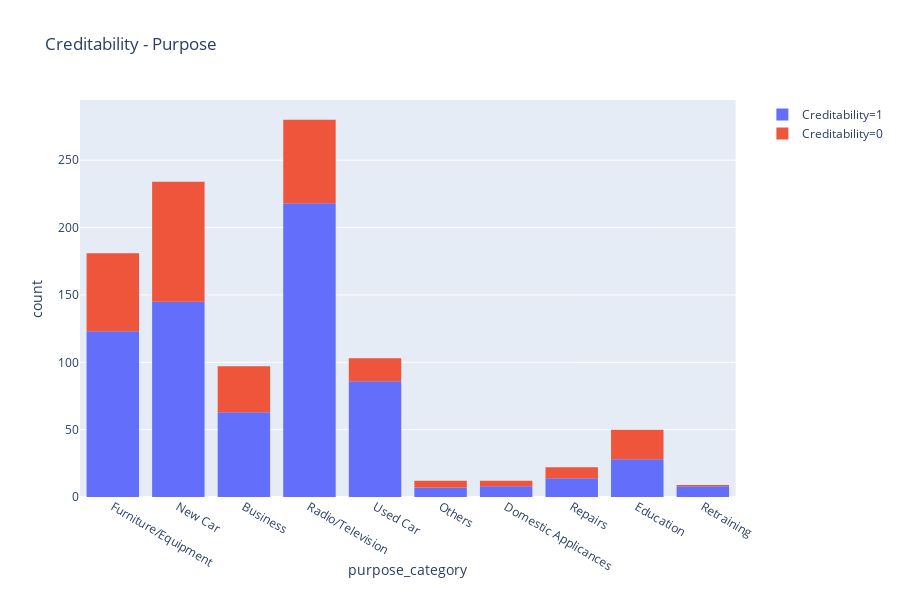

The notebook cell this image was saved under:
### Code cell
dataset['purpose_category'] = dataset['Purpose'].apply(setPurposeCategory)
fig = px.histogram(dataset, title='Creditability - Purpose', x="purpose_category", color="Creditability")
fig.show()

### Figure 1 — Plotly figure (JSON) as saved in the notebook; plotly's stock layout.template omitted (floating-point values rounded to 4 significant figures; data arrays with more than 128 entries replaced by an {"elided": "..."} marker saying what was removed)
{"data": [{"alignmentgroup": "True", "bingroup": "x", "hoverlabel": {"namelength": 0}, "hovertemplate": "Creditability=1<br>purpose_category=%{x}<br>count=%{y}", "legendgroup": "Creditability=1", "marker": {"color": "#636efa"}, "name": "Creditability=1", "offsetgroup": "Creditability=1", "orientation": "v", "showlegend": true, "type": "histogram", "x": {"elided": "700 str values"}, "xaxis": "x", "yaxis": "y"}, {"alignmentgroup": "True", "bingroup": "x", "hoverlabel": {"namelength": 0}, "hovertemplate": "Creditability=0<br>purpose_category=%{x}<br>count=%{y}", "legendgroup": "Creditability=0", "marker": {"color": "#EF553B"}, "name": "Creditability=0", "offsetgroup": "Creditability=0", "orientation": "v", "showlegend": true, "type": "histogram", "x": {"elided": "300 str values"}, "xaxis": "x", "yaxis": "y"}], "layout": {"barmode": "relative", "height": 600, "legend": {"tracegroupgap": 0}, "title": {"text": "Creditability - Purpose"}, "xaxis": {"anchor": "y", "domain": [0, 0.98], "title": {"text": "purpose_category"}}, "yaxis": {"anchor": "x", "domain": [0, 1], "title": {"text": "count"}}}}
